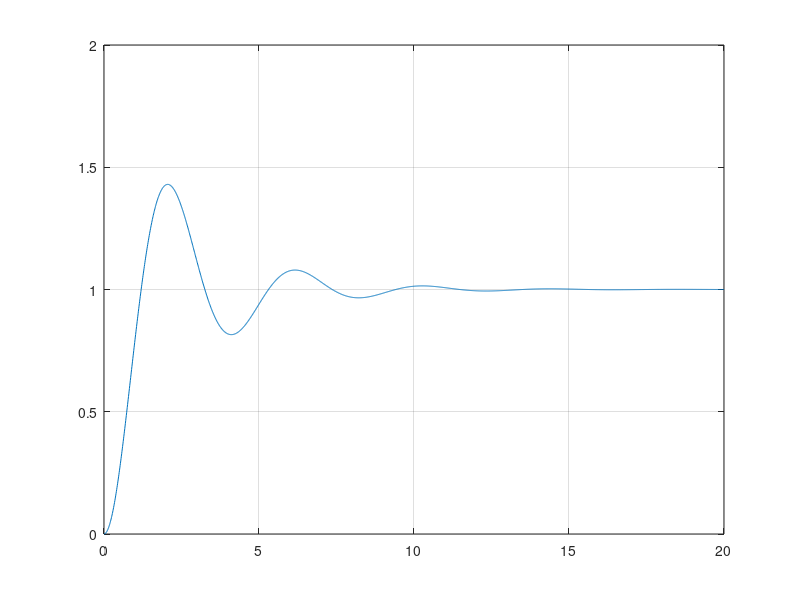

This chart was generated by the following MATLAB code:
close all
% Initial Conditions
x0 = [0;  
      0];

% System Dynamics
A = [0    1; 
     -2.3 -0.4];
B = [0; 
     1];
C = [1 0];
D = 0;

% Control Law
Q = [10 0;  % Penalize first state
     0 1]; % Penalize second state
R = 10;    % Penalize actuator effort/input
K = lqr(A,B,Q,R);

% Closed loop system
sys = ss((A - B*K), B, C, D);

% Run response to step input
t = 0:0.01:20;
r =ones(size(t));
[y]=lsim(sys,r,t);
c = size(t);
input_scale_factor = 1/y(c(2)); % scale the input to eliminate steady state error
r =input_scale_factor*ones(size(t));
[y,t,x]=lsim(sys,r,t);
plot(t,y);
grid on;


